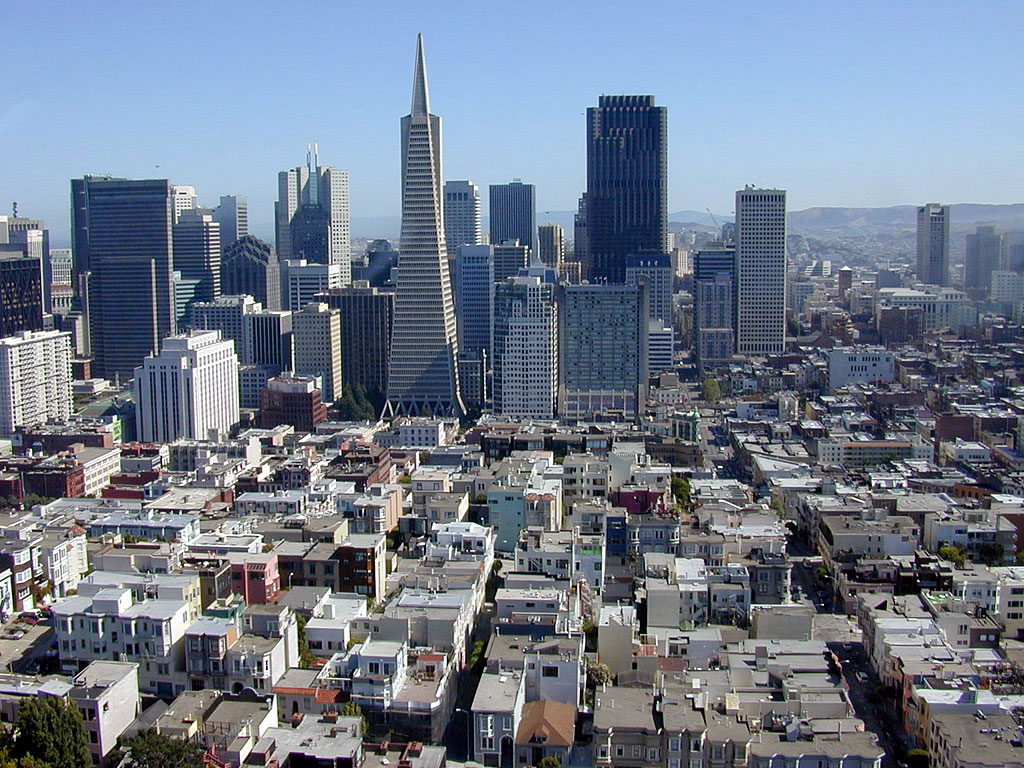
#> input picture Assignment_1/dataset/test/city/city_test-011.jpg, 1024 x 768 px, given as the content of the folder ../dataset/test/city/city_test-011.jpg, which was not available
$ python BoW.py --train_path ../dataset/test/city/city_test-011.jpg --test_path ../dataset/test/city/city_test-020.jpg   (older library calls are emulated)
#> lines starting #> are read from the running program, lines starting #| are printed output that depends on the picture; pictures that were not available may be replaced by others from this repository, and a replacement may not be noted
import argparse
import cv2
import numpy as np
import os
from sklearn.cluster import KMeans
from sklearn.svm import SVC
from sklearn.preprocessing import StandardScaler
from matplotlib import pyplot as plt
from sklearn import svm, datasets
from sklearn.model_selection import train_test_split
from sklearn.metrics import confusion_matrix
from sklearn.utils.multiclass import unique_labels
from sklearn.metrics.pairwise import chi2_kernel
from sklearn.model_selection import GridSearchCV
from sklearn.metrics import accuracy_score
from skimage.feature import graycomatrix, graycoprops


def setSeed(seed):
    np.random.seed(seed)
    cv2.setRNGSeed(seed)

def getFiles(train, path):
    images = []
    count = 0
    for folder in os.listdir(path):
        for file in  os.listdir(os.path.join(path, folder)):
            images.append(os.path.join(path, os.path.join(folder, file)))

    if(train is True):
        np.random.shuffle(images)

    return images

def getDescriptors(sift, img):
    kp, des = sift.detectAndCompute(img, None)
    return des

def readImage(img_path):
    img = cv2.imread(img_path, 0)
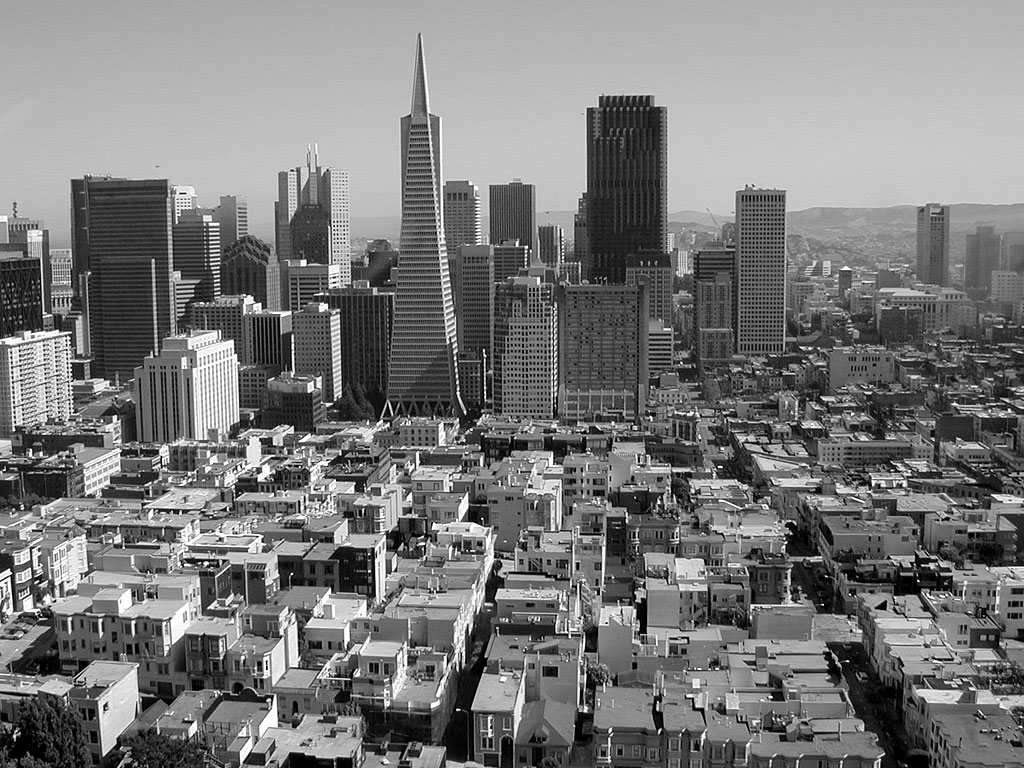
#> img: shape (768, 1024); min 0, max 255, mean 122.1
    return cv2.resize(img,(150,150))
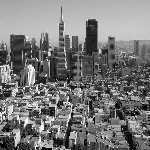
#> returned value: shape (150, 150); min 0, max 255, mean 121.8
#> in getDescriptors, `kp, des = sift.detectAndCompute(img, None)`: kp = 306 keypoints; strongest (x, y, size): (72, 114, 2), (92, 27, 9.2), (144, 128, 1.8), (42, 127, 3.2)

def vstackDescriptors(descriptor_list):
    descriptors = np.array(descriptor_list[0])
    for descriptor in descriptor_list[1:]:
        descriptors = np.vstack((descriptors, descriptor))
#> this loop made 0 passes

    return descriptors

def clusterDescriptors(descriptors, no_clusters):
    kmeans = KMeans(n_clusters = no_clusters).fit(descriptors)
    return kmeans

def extractFeatures(kmeans, descriptor_list, image_count, no_clusters):
#> called with image_count = 1, no_clusters = 50
    im_features = np.array([np.zeros(no_clusters) for i in range(image_count)])
    for i in range(image_count):
        for j in range(len(descriptor_list[i])):
            feature = descriptor_list[i][j]
            feature = feature.reshape(1, 128)
            idx = kmeans.predict(feature)
            im_features[i][idx] += 1

    return im_features

# [24 lines left out: function extractGLCMFeatures, not called in this run]

def normalizeFeatures(scale, features):
    return scale.transform(features)

def plotHistogram(im_features, no_clusters):
#> called with im_features = array of shape (1, 50), no_clusters = 50
    x_scalar = np.arange(no_clusters)
    y_scalar = np.array([abs(np.sum(im_features[:,h], dtype=np.int32)) for h in range(no_clusters)])
#> y_scalar = 50 values from 0 to 0

    plt.bar(x_scalar, y_scalar)
    plt.xlabel("Visual Word Index")
    plt.ylabel("Frequency")
    plt.title("Complete Vocabulary Generated")
    plt.xticks(x_scalar + 0.4, x_scalar)
    plt.show()
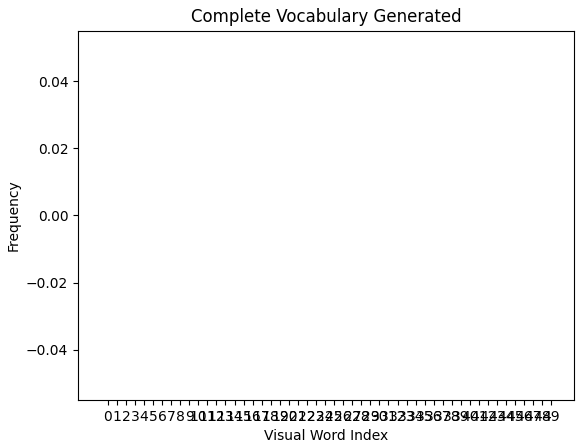
#> figure drawn by matplotlib, 1 panel

def svcParamSelection(X, y, kernel, nfolds):
    Cs = [0.5, 0.1, 0.15, 0.2, 0.3]
    gammas = [0.1, 0.11, 0.095, 0.105]
    param_grid = {'C': Cs, 'gamma' : gammas}
    grid_search = GridSearchCV(SVC(kernel=kernel), param_grid, cv=nfolds)
    grid_search.fit(X, y)
    grid_search.best_params_
    return grid_search.best_params_

def findSVM(im_features, train_labels, kernel):
    features = im_features
    if(kernel == "precomputed"):
      features = np.dot(im_features, im_features.T)

    params = svcParamSelection(features, train_labels, kernel, 5)
    C_param, gamma_param = params.get("C"), params.get("gamma")
    print(C_param, gamma_param)
    class_weight = {
        0: (807 / (7 * 140)),
        1: (807 / (7 * 140)),
        2: (807 / (7 * 133)),
        3: (807 / (7 * 70)),
        4: (807 / (7 * 42)),
        5: (807 / (7 * 140)),
        6: (807 / (7 * 142))
    }

    svm = SVC(kernel = kernel, C =  C_param, gamma = gamma_param, class_weight = class_weight)
    svm.fit(features, train_labels)
    return svm

# [53 lines left out: functions plotConfusionMatrix, plotConfusions, not called in this run]

def findAccuracy(true, predictions):
    print ('accuracy score: %0.3f' % accuracy_score(true, predictions))
    return accuracy_score(true, predictions)

def trainModel(path, no_clusters, kernel, glcm_features = False):
    images = getFiles(True, path)
    print("Train images path detected.")
    sift = cv2.xfeatures2d.SIFT_create()
    descriptor_list = []
    all_images = []
    train_labels = np.array([])
    label_count = 7
    image_count = len(images)

    for img_path in images:
        if("city" in img_path):
            class_index = 0
        elif("face" in img_path):
            class_index = 1
        elif("green" in img_path):
            class_index = 2
        elif("house_building" in img_path):
            class_index = 3
        elif("house_indoor" in img_path):
            class_index = 4
        elif("office" in img_path):
            class_index = 5
        else:
            class_index = 6

        train_labels = np.append(train_labels, class_index)
        img = readImage(img_path)
        all_images.append(img)
        des = getDescriptors(sift, img)
        descriptor_list.append(des)

    descriptors = vstackDescriptors(descriptor_list)
    print("Descriptors vstacked.")

    kmeans = clusterDescriptors(descriptors, no_clusters)
    print("Descriptors clustered.")

    im_features = extractFeatures(kmeans, descriptor_list, image_count, no_clusters)
    print("Images features extracted.")

    if glcm_features:
        glcm_features = extractGLCMFeatures(all_images)
        print("GLCM features extracted.")

        im_features = np.hstack((im_features, glcm_features))
        print("GLCM features added to image features.")

    scale = StandardScaler().fit(im_features)
    im_features = scale.transform(im_features)
    print("Train images normalized.")

    plotHistogram(im_features, no_clusters)
    print("Features histogram plotted.")

    svm = findSVM(im_features, train_labels, kernel)
    print("SVM fitted.")
    print("Training completed.")

    return kmeans, scale, svm, im_features

# [70 lines left out: function testModel, not called in this run]

def execute(train_path, test_path, no_clusters, kernel, glcm_features = False):
    setSeed(42)
    kmeans, scale, svm, im_features = trainModel(train_path, no_clusters, kernel, glcm_features)
    accuracy_score = testModel(test_path, kmeans, scale, svm, im_features, no_clusters, kernel, glcm_features)
    return accuracy_score

if __name__ == '__main__':

    parser = argparse.ArgumentParser()

    parser.add_argument('--train_path', action="store", dest="train_path", required=True)
    parser.add_argument('--test_path', action="store", dest="test_path", required=True)
    parser.add_argument('--list_clusters', action="store_true", dest="list_clusters", default=False)
    parser.add_argument('--no_clusters', action="store", dest="no_clusters", default=50)
    parser.add_argument('--kernel_type', action="store", dest="kernel_type", default="linear")
    parser.add_argument('--glcm_features', action="store_true", dest="glcm_features", default=False)
    parser.add_argument('--cmp_plot', action="store_true", dest="cmp_plot", default=False)

    args =  vars(parser.parse_args())
    if(not(args['kernel_type'] == "linear" or args['kernel_type'] == "precomputed")):
        print("Kernel type must be either linear or precomputed")
        exit(0)

    if(args['list_clusters'] is True):
        clusters = list(map(int, args['no_clusters'].split(',')))
        accuracy_scores = []
        for cluster in clusters:
            print("Number of clusters: ", cluster)
            accuracy_scores.append(execute(args['train_path'], args['test_path'], cluster, args['kernel_type'], args['glcm_features']))
        plt.plot(clusters, accuracy_scores, ls='-', marker='*', c='hotpink', ms=12, mec='g', label='Accuracy')
        plt.xlabel("Number of clusters")
        plt.ylabel("Accuracy")
        plt.title("Accuracy vs Number of clusters")
        plt.grid(axis='y', alpha=0.75, ls='--', c='c', lw=0.5)
        plt.legend(loc='best')
        plt.savefig('kvar.png')
        plt.clf()
        if args['cmp_plot']:
            if args['glcm_features']:
                new_accuracy_scores = []
                for cluster in clusters:
                    print("Number of clusters: ", cluster)
                    new_accuracy_scores.append(execute(args['train_path'], args['test_path'], cluster, args['kernel_type'], False))
                plt.plot(clusters, new_accuracy_scores, ls='-', marker='*', c='hotpink', ms=12, mec='g', label='Without GLCM')
                plt.plot(clusters, accuracy_scores, ls='-', marker='X', c='teal', ms=12, mec='orchid', label='With GLCM')
                plt.xlabel("Number of clusters")
                plt.ylabel("Accuracy")
                plt.title("Accuracy vs Number of clusters")
                plt.grid(axis='y', alpha=0.75, ls='--', c='c', lw=0.5)
                plt.legend(loc='best')
                plt.savefig('cmp_plot.png')
            else:
                new_accuracy_scores = []
                for cluster in clusters:
                    print("Number of clusters: ", cluster)
                    new_accuracy_scores.append(execute(args['train_path'], args['test_path'], cluster, args['kernel_type'], True))
                plt.plot(clusters, accuracy_scores, ls='-', marker='*', c='hotpink', ms=12, mec='g', label='Without GLCM')
                plt.plot(clusters, new_accuracy_scores, ls='-', marker='X', c='teal', ms=12, mec='orchid', label='With GLCM')
                plt.xlabel("Number of clusters")
                plt.ylabel("Accuracy")
                plt.title("Accuracy vs Number of clusters")
                plt.grid(axis='y', alpha=0.75, ls='--', c='c', lw=0.5)
                plt.legend(loc='best')
                plt.savefig('cmp_plot.png')

    else:
        clusters = int(args['no_clusters'])
#> (the run stopped early here; a loop or call above may not have finished)
